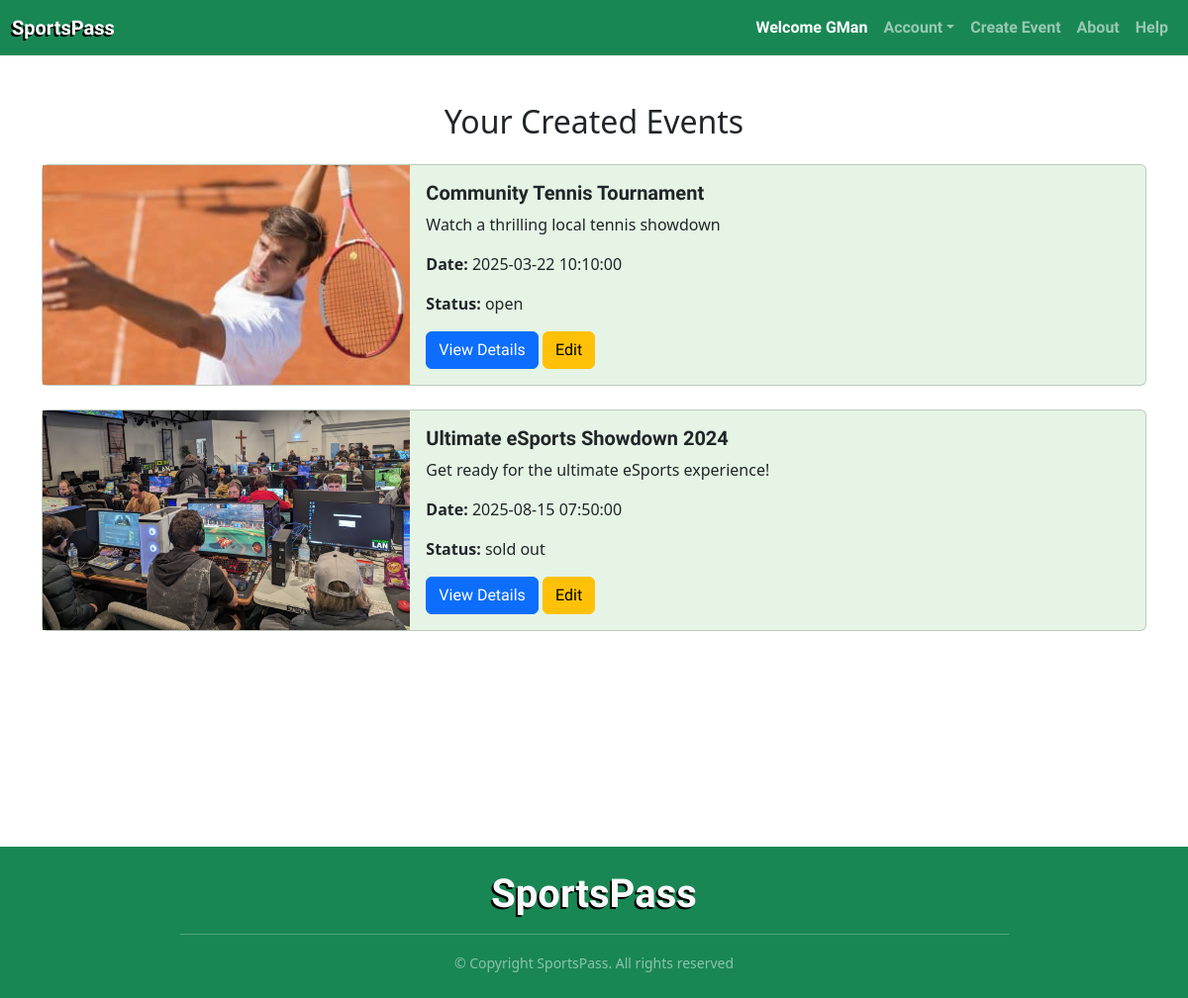
Page /events/my-events (signed in) on the committed database.
### sportspass/models.py (models this page shows, shortened)
class User(db.Model, UserMixin):
    __tablename__ = 'users'
    id = db.Column(db.Integer, primary_key=True)
    username = db.Column(db.String(100), index=True, unique=True, nullable=False)
    firstname = db.Column(db.String(100), index=True, unique=True, nullable=False)
    lastname = db.Column(db.String(100), index=True, unique=True, nullable=False)
    emailid = db.Column(db.String(100), index=True, nullable=False)
    password_hash = db.Column(db.String(255), nullable=False)
    comments = db.relationship('Comment', backref='user', cascade='all, delete-orphan')
    events = db.relationship('Event', backref='user', cascade='all, delete-orphan')
    orders = db.relationship('Order', backref='user', cascade='all, delete-orphan')

class Event(db.Model):
    __tablename__ = 'events'
    id = db.Column(db.Integer, primary_key=True)
    name = db.Column(db.String(80), nullable=False)
    description = db.Column(db.String(200))
    date = db.Column(db.DateTime, nullable=False)
    location = db.Column(db.String(200), nullable=False)
    price = db.Column(db.Float, nullable=False)
    image = db.Column(db.String(400))
    capacity = db.Column(db.Integer, nullable=False)
    category = db.Column(db.String(50), nullable=False)
    status = db.Column(
        Enum('open', 'inactive', 'sold out', 'cancelled', name='event_status'),
        nullable=False,
        default='open'
    )
    comments = db.relationship('Comment', backref='event', cascade='all, delete-orphan')
    orders = db.relationship('Order', back_populates='event', cascade='all, delete-orphan')
    user_id = db.Column(db.Integer, db.ForeignKey('users.id'), nullable=False)

### sportspass/events.py (the view)
@eventbp.route('/my-events')
@login_required
def my_events():
    events = db.session.scalars(db.select(Event).where(Event.user_id == current_user.id)).all()
    return render_template('events/user-events.html', events=events)

### sportspass/templates/events/user-events.html
{% extends "base.html" %}
{% block head %}
<link rel="stylesheet" href="{{ url_for('static', filename='css/user-events.css') }}">
{% endblock %}
{% block content %}
<div class="container mt-5">
    <h2 class="text-center">Your Created Events</h2>
    {% if events %}
    <div class="row mt-4">
        {% for event in events %}
        <div class="col-12 mb-4">
            <div class="card flex-row">
                <div class="col-md-4">
                    {% if event.image %}
                    <img src="{{ event.image }}" class="card-img-left img-fluid stretched-image" alt="{{ event.name }}">
                    {% endif %}
                </div>
                <div class="col-md-8">
                    <div class="card-body">
                        <h5 class="card-title">{{ event.name }}</h5>
                        <p class="card-text">{{ event.description }}</p>
                        <p><strong>Date:</strong> {{ event.date }}</p>
                        <p><strong>Status:</strong> {{ event.status }}</p>
                        <a href="{{ url_for('event.show', id=event.id) }}" class="btn btn-primary">View Details</a>
                        <a href="{{ url_for('event.update_event', id=event.id) }}" class="btn btn-warning">Edit</a>
                    </div>
                </div>
            </div>
        </div>
        {% endfor %}
    </div>
    {% else %}
    <p class="text-center">You haven't created any events yet. <a href="{{ url_for('event.create') }}">Create your first event</a>.</p>
    {% endif %}
</div>
{% endblock %}

### sportspass/templates/base.html (shortened to what this page needs)
<!doctype html>
<html lang="en">
<head>
    <link href="https://cdn.jsdelivr.net/npm/bootstrap@5.3.2/dist/css/bootstrap.min.css" rel="stylesheet"
>
    <link rel="stylesheet" href="{{ url_for('static', filename='css/global.css') }}">
    {% block head %}
    {% endblock %}
</head>
<body>
    <header>
        <nav class="navbar navbar-expand-lg navbar-dark bg-success">
            <div class="container-fluid">
                <a class="navbar-brand" href="/">SportsPass</a>
                <div class="collapse navbar-collapse" id="navbarNav">
                    <ul class="navbar-nav ms-auto">
                        {% if current_user.is_authenticated %}
                        <a class="nav-item nav-link disabled text-white" href="#">Welcome {{current_user.username}}</a>
                        <li class="nav-item dropdown">
                            <a class="nav-link dropdown-toggle" href="#" id="accountDropdown" role="button"
                                data-bs-toggle="dropdown" aria-expanded="false">Account</a>
                        </li>
                        {% else %}
                        <a class="nav-item nav-link" href="{{ url_for('auth.register') }}">Register</a>
                        <a class="nav-item nav-link" href="{{ url_for('auth.login') }}">Log In</a>
                        {% endif %}
                        <li class="nav-item">
                            <a class="nav-link" href="{{ url_for('event.create') }}">Create Event</a>
                        </li>
                        <li class="nav-item">
                            <a class="nav-link" href="#">About</a>
                        </li>
                        <li class="nav-item">
                            <a class="nav-link" href="#">Help</a>
                        </li>
                    </ul>
                </div>
            </div>
        </nav>
    </header>
    <main class="content-wrapper">
        <div class="row justify-content-center">
            <div class="col-12">
                {% block content %}
                {% endblock %}
            </div>
        </div>
    </main>
    <footer class="footer bg-success text-light text-center py-4">
        <div class="container">
            <p class="display-6 mb-3 footer-title">SportsPass</p>
            <hr class="w-75 mx-auto">
            <small class="text-white-50">&copy; Copyright SportsPass. All rights reserved</small>
        </div>
    </footer>
</body>
</html>

### sportspass/static/css/global.css (style rules this page uses)
.navbar-brand, .footer-title { font-family: "Chakra Petch", sans-serif; font-weight: 700; font-style: normal; text-shadow: -2px 2px black; }
.nav-item, .dropdown, .title, .card-title { font-family: "Chakra Petch", sans-serif; font-weight: 600; font-style: normal; }
.btn { font-family: "Chakra Petch", sans-serif; }
.content-wrapper { display: flex; flex-direction: column; min-height: 100vh; }
.footer { margin-top: auto; }

### sportspass/static/css/user-events.css (style rules this page uses)
.card { background-color: #e5f4e5; transition: box-shadow 0.3s; }
.stretched-image { width: 100%; height: 100%; object-fit: fill; }

### rows in the picture
User: username "GMan"
Event: image (picture), name "Community Tennis Tournament", description "Watch a thrilling local tennis showdown", date "2025-03-22 10:10:00", status "open"
Event: image (picture), name "Ultimate eSports Showdown 2024", description "Get ready for the ultimate eSports experience!", date "2025-08-15 07:50:00", status "sold out"
